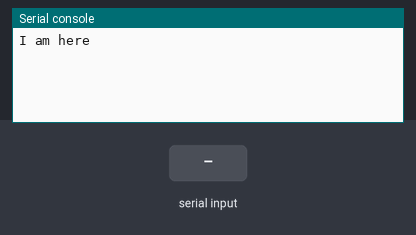
Bench run of a program on a simulated Raspberry Pi Pico running MicroPython. On the bench: the last lines printed to the serial console. The test bench sets the inputs (shaded band). Files the program writes start out absent.

Above: at 1.2 s.
1.3 s: "1" received over the second serial link
At 2.5 s:
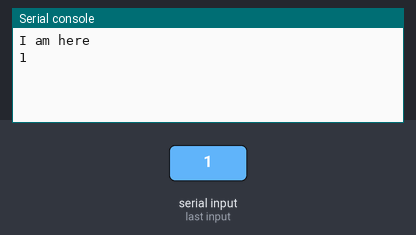
2.8 s: "0" received over the second serial link
At 3.9 s:
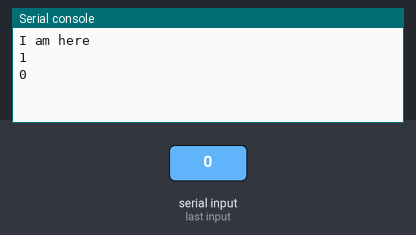
4.3 s: "2" received over the second serial link
At 5.1 s:
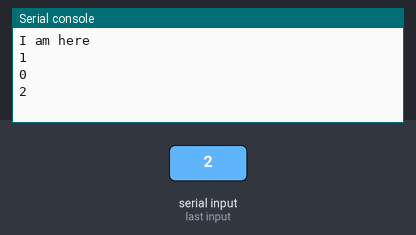

The program:

serialfilepireceive.py
```python
#服务器端

from machine import Pin,SPI,UART,I2C,WDT

import struct
import os

def uart_receiver():

    uart = UART(0, baudrate=115200, tx=Pin(0), rx=Pin(1),timeout=1)
    uart.init(bits=8, parity=None, stop=1)
    uart.write(bytes('Bodyguard Pico start...',"utf-8"))
    print("I am here")
    while True:
        if uart.any():
            data2 = uart.read()
            data = data2.decode()
            print(data)

            # data2 = uart.read()
            # print(data2)
            # print("I am here 2")
            # # d = data2(struct.calcsize("l"))
            # #print(data2.decode('utf-8'))
            # total_size = struct.unpack("l",data2)
            # print(total_size)
            # print(type(total_size))
            # #uart.write(bytes(total_size,"utf-8"))
            # num  = total_size[0]//1024
            # print(num)
            # #uart.write(bytes(num,"utf-8"))
            # data = b''
            # data2 = b''
            # for i in range(num):
            #     if uart.any():
            #         data2 = uart.read(1024)
            #         uart.write(bytes(data2,"utf-8"))
            #         data += data2

            # num = total_size[0]%1024
            # if num > 0:
            #     if uart.any():
            #         data2 = uart.read()
            #         print(data2)
            #         if data2 != None:
            #             data += data2
            # print(data)

            with open("13.py","wb") as f:
                    f.write(data)
            f.close()

if __name__ == "__main__":

     uart_receiver()
     print("bye")


# while True:
#     print("start.......")
#     uart.read()
#     d = sock.recv(struct.calcsize("l"))
#     total_size = struct.unpack("l",d)
#     num  = total_size[0]//1024
#     data = b''
#     for i in range(num):
#         data += sock.recv(1024)
#     data += sock.recv(total_size[0]%1024)

#     with open("11.py","wb") as f:
#         f.write(data)
#     sock.close()


#     if uart.any():
#         data2 = uart.read()
#         d = data2(struct.calcsize("l"))
#         total_size = struct.unpack("l",d)

#         num  = total_size[0]//1024
#         data = b''
#         for i in range(num):
#             data2 = uart.read(1024)
#             data += data2

#         data += uart.read(total_size[0]%1024)

#         with open("11.py","wb") as f:
#                 f.write(data)


#                 temp1 = command_serial.split(TERMINATION_CHAR)
#                 print(f"command_received {temp1}")
#                 command_serial2 = temp1[-1]

# filepath = "C:/Users/Jasper/pico-master/dhcp.py"
# size =  os.stat(filepath).st_size
# f= struct.pack("l",os.stat(filepath).st_size)
# # client.send(f)
# ser.write(f)
# print(f)
# img = open(filepath,"rb")
# print(img.read())
# ser.write(img.read())
# img.close()
```

Measured:
- after the input at 1.3 s, the serial console: prints a new line at once (image 1)
- after the input at 2.8 s, the serial console: prints a new line at once (image 2)
- after the input at 4.3 s, the serial console: prints a new line at once (image 3)
